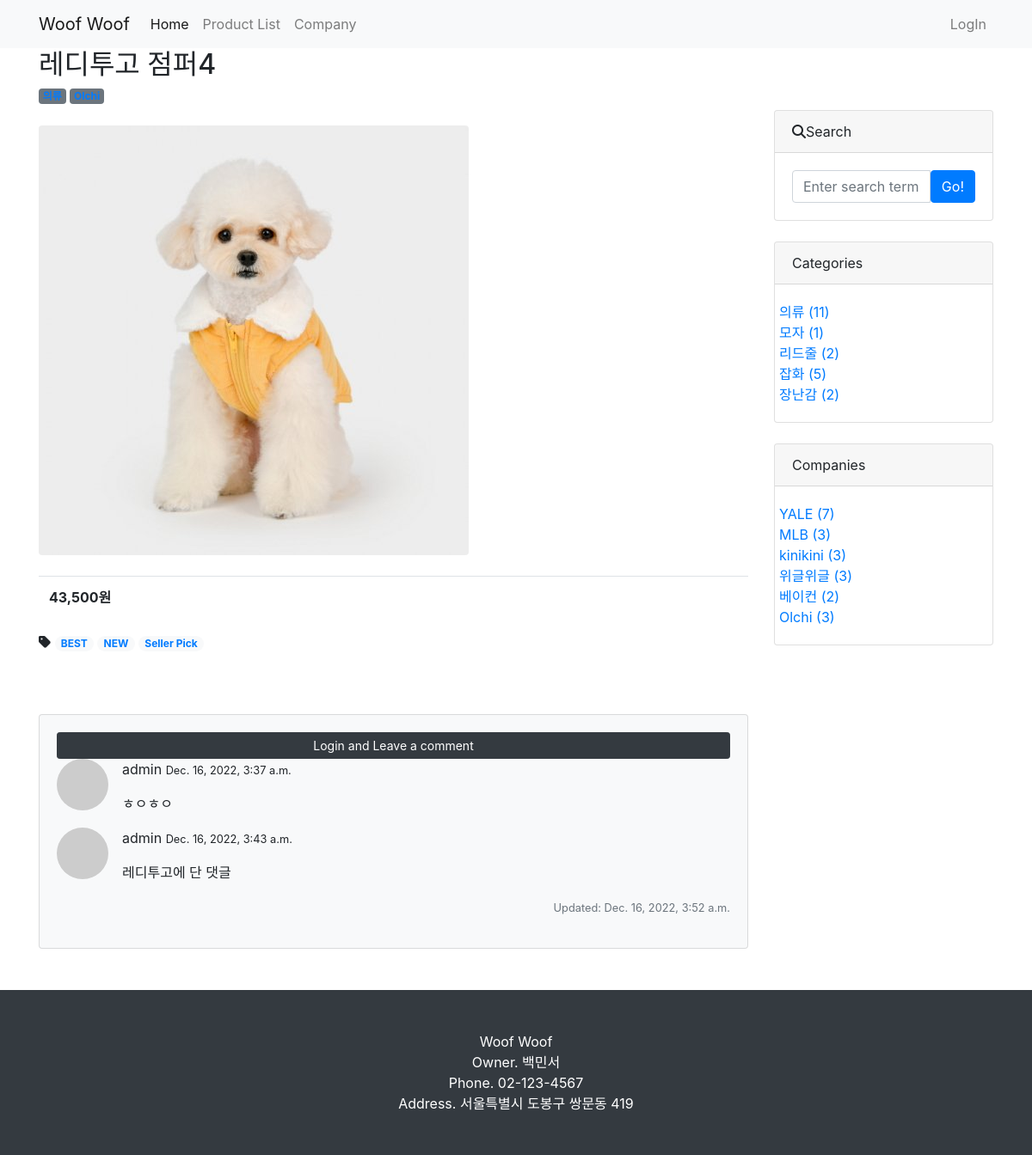
Page /product/20/ on the committed database.
### product/models.py (models this page shows, shortened)
class Product(models.Model):
    name = models.CharField(max_length=50)
    price = models.TextField(max_length=50)
    color = models.TextField(blank=True)      # 추가 필드
    info = MarkdownxField()
    image = models.ImageField(upload_to='product/images/%Y/%m/%d/', blank=True)
    author = models.ForeignKey(User, null=True, on_delete=models.SET_NULL)
    company = models.ForeignKey(Company, null=True, blank=True, on_delete=models.SET_NULL)
    category = models.ForeignKey(Category, null=True, blank=True, on_delete=models.SET_NULL)
    tags = models.ManyToManyField(Tag, blank=True)  # 다대다 필드
    like = models.ManyToManyField(User, blank=True, related_name='like')

class Tag(models.Model):    # 다대다 모델
    name = models.CharField(max_length=50, unique=True)
    slug = models.SlugField(max_length=200, unique=True, allow_unicode=True)
    def __str__(self):
        return self.name
    def get_absolute_url(self):
        return f'/product/tag/{self.slug}/'

class Comment(models.Model):
    product = models.ForeignKey(Product, on_delete=models.CASCADE)
    author = models.ForeignKey(User, on_delete=models.CASCADE)
    content = models.TextField()
    created_at = models.DateTimeField(auto_now_add=True)
    modified_at = models.DateTimeField(auto_now=True)
    def get_avatar_url(self):
        if self.author.socialaccount_set.exists():
            return self.author.socialaccount_set.first().get_avatar_url()
        else:
            return "https://dummyimage.com/50x50/ced4da/6c757d.jpg"

class Category(models.Model):
    name = models.CharField(max_length=50, unique=True)
    slug = models.SlugField(max_length=200, unique=True, allow_unicode=True)
    def __str__(self):
        return self.name
    def get_absolute_url(self):
        return f'/product/category/{self.slug}/'
    class Meta:
        verbose_name_plural = 'Categories'

class Company(models.Model):    # 제조사 모델
    name = models.CharField(max_length=500, unique=True)
    slug = models.SlugField(max_length=200, unique=True, allow_unicode=True)
    ceo = models.TextField()    # 추가 필드
    tel = models.TextField()
    address = models.TextField()
    def __str__(self):
        return self.name
    def get_absolute_url(self):
        return f'/product/company/{self.slug}/'
    class Meta:
        verbose_name_plural = 'Companies'

### product/views.py (the view)
# urls.py: path('<int:pk>/', views.ProductDetail.as_view()),      # product_detail
class ProductDetail(DetailView):
    model = Product
    def get_context_data(self, *, object_list=None, **kwargs):  ##추가인자##
        context = super(ProductDetail,self).get_context_data()
        context['categories'] = Category.objects.all()
        context['no_category_product_count'] = Product.objects.filter(category=None).count
        context['companies'] = Company.objects.all()
        context['no_company_product_count'] = Product.objects.filter(category=None).count
        context['comment_form'] = CommentForm
        return context

### product/templates/product/product_detail.html (shortened to what this page needs)
{% extends 'product/base.html' %}
{% load crispy_forms_tags %}
{% block main_area %}
    <div id="post-area">
        <header class="mb-4">
            <h2 class="fw-bolder mb-1"> {{ product.name | upper }} </h2>
            {% if product.category %}
            <a class="badge bg-secondary text-decoration-none link-light" href="{{product.category.get_absolute_url}}">
            </a>
            {% endif %}
            {% if product.company %}
            <a class="badge bg-secondary text-decoration-none link-light" href="{{product.company.get_absolute_url}}">
            </a>
            {% endif %}
        </header>
        <figure class="mb-4">
            {% if product.image %}
            <img class="img-fluid rounded" src="{{ product.image.url }}" alt="{{ product.name }}의 image" />
            {% endif %}
        </figure>
        <section class="mb-5">
            <table class="table">
                <tr>
                     <th scope="col">{{ product.price }}</th>
                </tr>
            </table>
            {% if product.tags.exists %}
                <i class="fas fa-tag"></i>
                {% for t in product.tags.iterator %}
                   <span class="badge badge-pill badge-light">
                     <a href="{{t.get_absolute_url}}">{{t}}</a>
                   </span>
                {% endfor %}
            {% endif %}
            <br><br>
        </section>
    </div>
    <div id="comment-area" class="mb-5">
        <div class="card bg-light">
            <div class="card-body">
            {% if user.is_authenticated %}
                <form class="mb-4" id="comment-form" method="post" action="{{product.get_absolute_url}}new_comment/">
                    {% csrf_token %}
                    <div class="form-group">
                        {{ comment_form | crispy }}
                    </div>
                    <button type="submit" class="btn btn-primary">Submit</button>
                </form>
                {% else %}
                <a role="button" class="btn btn-dark btn-block btn-sm" href="#"
                   data-toggle="modal" data-target="#loginModal">
                    Login and Leave a comment
                </a>
                {% endif %}
                {% if product.comment_set.exists %}
                {% for comment in product.comment_set.iterator %}
                <div class="media d-flex" id="comment-{{comment.pk}}">
                    <img class="rounded-circle mr-3" src="{{comment.get_avatar_url}}" alt="{{comment.author}}" width="60px" />
                    <div class="media-body ms-3">
                        <div class="fw-bold">
                            {{comment.author.username}}
                            <small class="text_muted">{{comment.created_at}}</small>
                        </div>
                        <p>{{comment.content | linebreaks}}</p>
                        {% if comment.created_at != comment.modified_at %}
                        <p class="text-muted float-right">
                            <small>Updated: {{comment.modified_at}}</small>
                        </p>
                        {% endif %}
                    </div>
                </div>
                {% endfor %}
                {% endif %}
            </div>
        </div>
    </div>
{% endblock %}

### product/templates/product/base.html (shortened to what this page needs)
<!DOCTYPE html>
 {% load static %}
<html lang="en">
<head>
    <link href="{% static 'product/bootstrap4/css/bootstrap.min.css' %}" rel="stylesheet" type="text/css" media="screen">
</head>
<body>
    {% include 'product/navbar.html' %}
    <div class="container">
        <div class="row">
            <div class ="col-md-8 col-lg-9" id="main-area">
                {% block main_area %}{% endblock %}
            </div>
            <div class="col-mf-4 col-lg-3">
                {% include 'product/sidebar.html' %}
            </div>
        </div>
    </div>
    {% include 'product/footer.html'%}
</body>
</html>

### product/templates/product/navbar.html (shortened to what this page needs)
<nav class="navbar navbar-expand-lg navbar-light bg-light">
      <div class="container">
        <a class="navbar-brand" href="/">Woof Woof</a>
        <div class="collapse navbar-collapse" id="navbarNavDropdown">
          <ul class="navbar-nav">
            <li class="nav-item active">
              <a class="nav-link" href="/">Home</a>
            </li>
            <li class="nav-item">
              <a class="nav-link" href="/product/">Product List</a>
            </li>
              <li class="nav-item">
              <a class="nav-link" href="/company/">Company</a>
            </li>
          </ul>
            <ul class="navbar-nav ml-auto">
              {% if user.is_authenticated %}
              <li class="nav-item dropdown">
              <a class="nav-link dropdown-toggle" href="#" id="navbarDropdownMenuLink" role="button" data-toggle="dropdown" aria-haspopup="true" aria-expanded="false">
                {{user.username}}
              </a>
              <div class="dropdown-menu" aria-labelledby="navbarDropdownMenuLink">
                <a class="dropdown-item" href="/accounts/logout/">LogOut</a>
              </div>
            </li>
              {% else %}
              <li class="nav-item">
                <a class="nav-link" href="#" data-toggle="modal" data-target="#loginModal">LogIn</a>
              {% endif %}
            </ul>
        </div>
        </div>
      </nav>

### product/templates/product/sidebar.html (shortened to what this page needs)
    <br><br><br>
            <div class="card mb-4">
              <div class="card-header"><i class="fa-solid fa-magnifying-glass"></i>Search</div>
                 <div class="card-body">
                     <div class="input-group">
                          <input id="search-input" class="form-control" type="text" placeholder="Enter search term..." aria-label="Enter search term..." aria-describedby="button-search" />
                          <button class="btn btn-primary" id="button-search" type="button" onclick="searchProduct();">Go!</button>
                     </div>
                  </div>
            </div>
          <div class="card mb-4" id='category_card'>
              <div class="card-header">Categories</div>
              <div class="card-body">
                  <div class="row">
                              <ul class="list-unstyled mb-0">
                                  {% for c in categories %}
                                 <li><a href="c.get_absolute_url">{{c}} ({{c.product_set.count}})</a></li>
                                  {% endfor %}
                             </ul>
                  </div>
              </div>
          </div>
         <div class="card mb-4" id='company_card'>
              <div class="card-header">Companies</div>
              <div class="card-body">
                  <div class="row">
                              <ul class="list-unstyled mb-0">
                                  {% for c in companies %}
                                 <li><a href="c.get_absolute_url">{{c}} ({{c.product_set.count}})</a></li>
                                  {% endfor %}
                             </ul>
                  </div>
              </div>
          </div>

### product/templates/product/footer.html
      <footer class="py-5 bg-dark">
        <div class="container"><p class="m-0 text-center text-white">
            Woof Woof </br>
            Owner. 백민서 </br>
            Phone. 02-123-4567 </br>
            Address. 서울특별시 도봉구 쌍문동 419 </br>
        </p></div>
      </footer>

### rows in the picture
Product: name "레디투고 점퍼4", image (picture), price "43,500원"
Tag: name "BEST"
Tag: name "NEW"
Tag: name "Seller Pick"
Comment: author.username "admin", created_at "Dec. 16, 2022, 3:37 a.m.", content "ㅎㅇㅎㅇ"
Comment: author.username "admin", created_at "Dec. 16, 2022, 3:43 a.m.", content "레디투고에 단 댓글", modified_at "Dec. 16, 2022, 3:52 a.m."
Category: name "의류", product_set.count "11"
Category: name "모자", product_set.count "1"
Category: name "리드줄", product_set.count "2"
Category: name "잡화", product_set.count "5"
Category: name "장난감", product_set.count "2"
Company: name "YALE", product_set.count "7"
Company: name "MLB", product_set.count "3"
Company: name "kinikini", product_set.count "3"
Company: name "위글위글", product_set.count "3"
Company: name "베이컨", product_set.count "2"
Company: name "Olchi", product_set.count "3"
